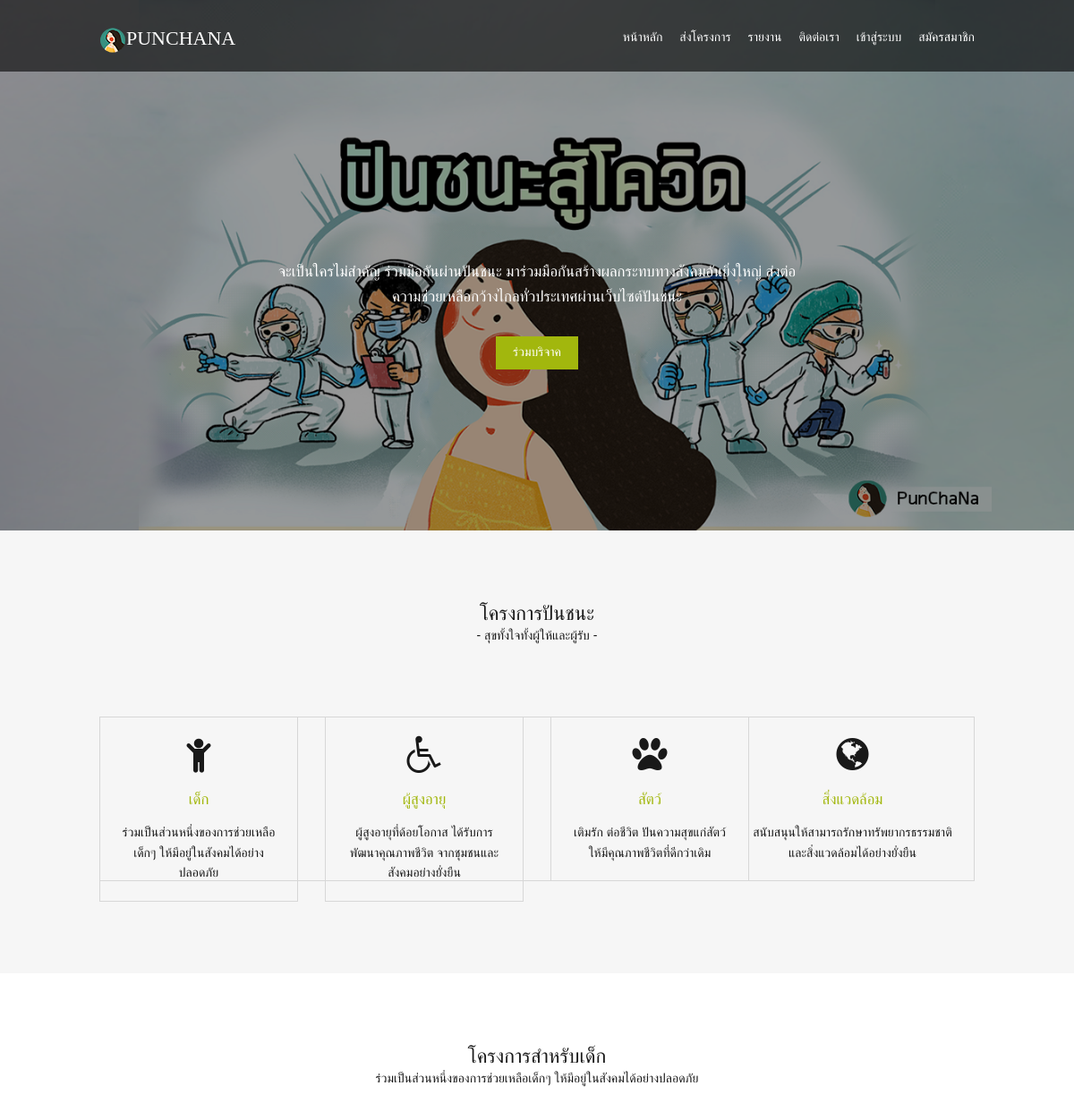
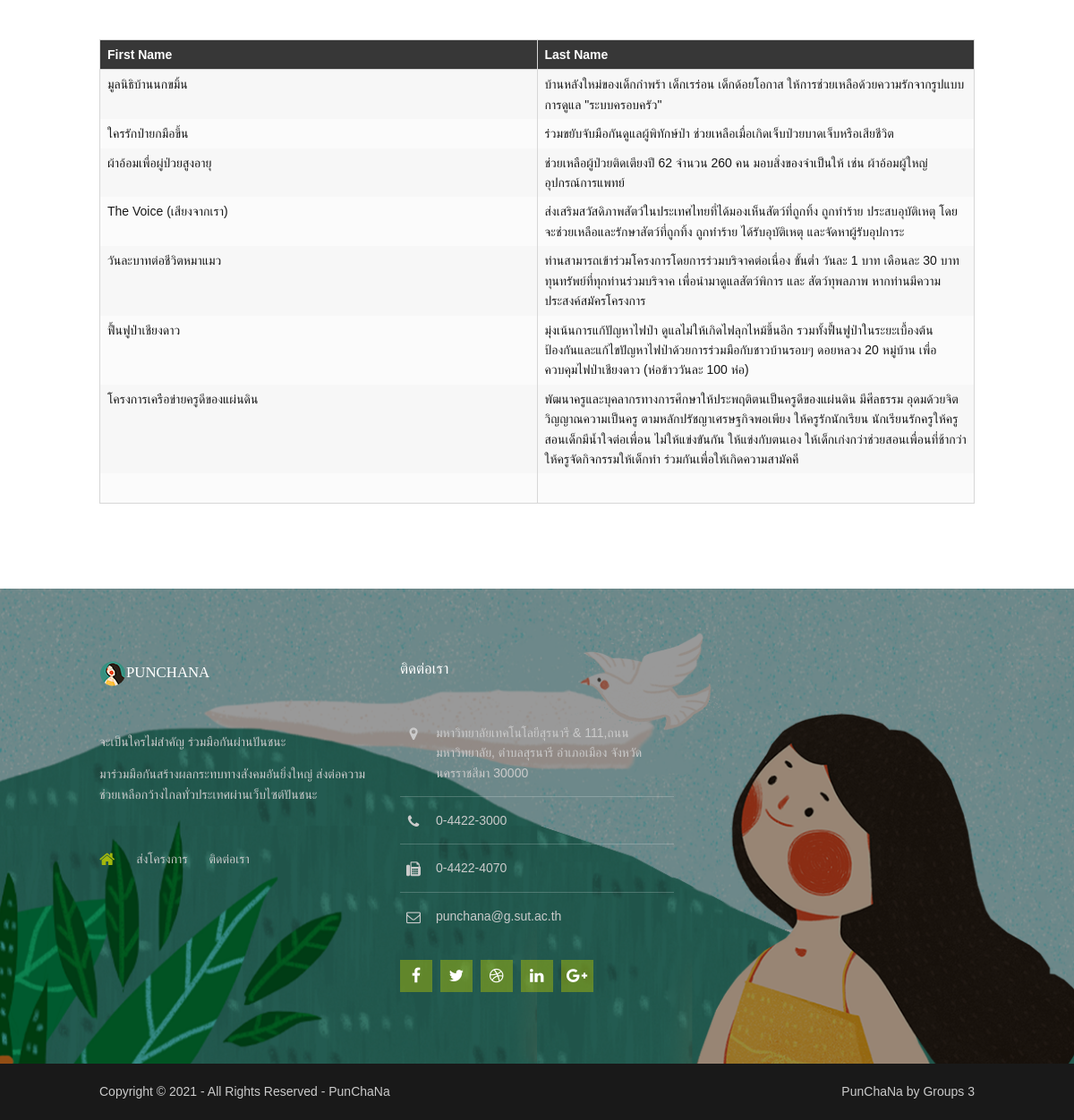
/child.php, run on the app's committed database (2 pictures, top to bottom).
### tables this page shows
CREATE TABLE `project` (
  `id` int(10) NOT NULL,
  `name_proj` varchar(255) DEFAULT NULL,
  `type_id` int(255) DEFAULT NULL,
  `description` varchar(500) DEFAULT NULL,
  `date` datetime DEFAULT NULL,
  `name_manage` varchar(255) DEFAULT NULL,
  `phone_proj` varchar(10) DEFAULT NULL,
  `email_proj` varchar(255) DEFAULT NULL,
  `address` varchar(255) DEFAULT NULL,
  `img` varchar(100) NOT NULL,
  `user_id` int(10) NOT NULL
);

### child.php (the view, shortened to what this page needs)
<!DOCTYPE html>
<html lang="">
<head>
<link rel="stylesheet" href="https://cdnjs.cloudflare.com/ajax/libs/font-awesome/4.7.0/css/font-awesome.min.css">
<link href="layout/styles/layout.css" rel="stylesheet" type="text/css" media="all">
</head>
<body id="top">
<div class="bgded overlay" style="background-image:url('images/demo/backgrounds/01.png');">
  <div class="wrapper row1">
    <header id="header" class="hoc clear">
      <div id="logo" class="fl_left">
        <h1><img src="images/logo4.png" alt="" ><a href="index.html">PunChaNa</a></h1>
      </div>
      <nav id="mainav" class="fl_right">
        <ul class="clear">
          <li><a href="../index.html">หน้าหลัก</a></li>
          <li><a href="#">ส่งโครงการ</a></li>
          <li><a href="#">รายงาน</a></li>
          <li><a href="#">ติดต่อเรา</a></li>
          <li><a href="login.php">เข้าสู่ระบบ</a></li>
          <li><a href="register.php">สมัครสมาชิก</a></li>
        </ul>
      </nav>
    </header>
  </div>
  <section id="pageintro" class="hoc clear">
    <div>
      <p>จะเป็นใครไม่สำคัญ ร่วมมือกันผ่านปันชนะ มาร่วมมือกันสร้างผลกระทบทางสังคมอันยิ่งใหญ่ ส่งต่อความช่วยเหลือกว้างไกลทั่วประเทศผ่านเว็บไซต์ปันชนะ</p>
      <footer><a class="btn" href="#">ร่วมบริจาค</a></footer>
    </div>
  </section>
</div>
<div class="wrapper row2">
  <section class="hoc container clear">
    <div class="sectiontitle">
      <h6 class="heading">โครงการปันชนะ</h6>
      <p> - สุขทั้งใจทั้งผู้ให้และผู้รับ -</p>
    </div>
    <ul class="nospace group services">
      <li class="one_quarter first">
        <article><a href="child.php"><i class="fa fa-3x fa-child"></i></a>
          <h6 class="heading font-x1"><a href="#">เด็ก</a></h6>
          <p>ร่วมเป็นส่วนหนึ่งของการช่วยเหลือเด็กๆ ให้มีอยู่ในสังคมได้อย่างปลอดภัย</p>
        </article>
      </li>
      <li class="one_quarter">
        <article><a href="wheelchair.php"><i class="fa fa-3x fa-wheelchair"></i></a>
          <h6 class="heading font-x1"><a href="#">ผู้สูงอายุ</a></h6>
          <p>ผู้สูงอายุที่ด้อยโอกาส ได้รับการพัฒนาคุณภาพชีวิต จากชุมชนและสังคมอย่างยั่งยืน</p>
        </article>
      </li>
      <li class="one_quarter">
        <article><a href="animal.php"><i class="fa fa-3x fa-paw"></i></a>
          <h6 class="heading font-x1"><a href="#">สัตว์</a></h6>
          <p>เติมรัก ต่อชีวิต ปันความสุขแก่สัตว์ให้มีคุณภาพชีวิตที่ดีกว่าเดิม</p>
        </article>
      </li>
      <li class="globe.php">
        <article><a href="#"><i class="fa fa-3x fa-globe"></i></a>
          <h6 class="heading font-x1"><a href="#">สิ่งแวดล้อม</a></h6>
          <p>สนับสนุนให้สามารถรักษาทรัพยากรธรรมชาติและสิ่งแวดล้อมได้อย่างยั่งยืน</p>
        </article>
      </li>
    </ul>
  </section>
</div>
<div class="wrapper row3">
  <main class="hoc container clear">
    <div class="sectiontitle">
      <h6 class="heading">โครงการสำหรับเด็ก</h6>
      <p>ร่วมเป็นส่วนหนึ่งของการช่วยเหลือเด็กๆ ให้มีอยู่ในสังคมได้อย่างปลอดภัย</p>
    </div>
    <?php
 $connect = mysqli_connect("localhost", "root", "", "punchana");
 $output = '';
 $sql = "SELECT * FROM project ORDER BY id ASC";
 $result = mysqli_query($connect, $sql);
 $output .= '
      <div class="table-responsive">
           <table class="table table-borderless">
                <tr>
                     <th width="40%">First Name</th>
                     <th width="40%">Last Name</th>
                </tr>';
 if(mysqli_num_rows($result) > 0)
 {
      while($row = mysqli_fetch_array($result))
      {
           $output .= '
                <tr>
                     <td class="name_proj" data-id1="'.$row["id"].'" >'.$row["name_proj"].'</td>
                     <td class="description" data-id2="'.$row["id"].'" >'.$row["description"].'</td>
                </tr>
           ';
      }
      $output .= '
           <tr>
                <td id="name_proj" contenteditable></td>
                <td id="description" contenteditable></td>
           </tr>
      ';
 }
 else
 {
      $output .= '<tr>
                          <td colspan="4">Data not Found</td>
                     </tr>';
 }
 $output .= '</table>
      </div>';
 echo $output;
 ?>
  </main>
</div>
<div class="wrapper row4 bgded overlay" style="background-image:url('images/demo/backgrounds/02.png');">
  <footer id="footer" class="hoc clear">
    <div class="one_third first">
      <h6 class="heading"><img src="images/logo4.png" alt="" >PunChaNa</h6>
      <p>จะเป็นใครไม่สำคัญ ร่วมมือกันผ่านปันชนะ</p>
      <p class="btmspace-50">มาร่วมมือกันสร้างผลกระทบทางสังคมอันยิ่งใหญ่ ส่งต่อความช่วยเหลือกว้างไกลทั่วประเทศผ่านเว็บไซต์ปันชนะ</p>
      <nav>
        <ul class="nospace">
          <li><a href="index.html"><i class="fa fa-lg fa-home"></i></a></li>
          <li><a href="#">ส่งโครงการ</a></li>
          <li><a href="#">ติดต่อเรา</a></li>
        </ul>
      </nav>
    </div>
    <div class="one_third">
      <h6 class="heading">ติดต่อเรา</h6>
      <ul class="nospace btmspace-30 linklist contact">
        <li><i class="fa fa-map-marker"></i>
          <address>
          มหาวิทยาลัยเทคโนโลยีสุรนารี &amp; 111,ถนนมหาวิทยาลัย, ตำบลสุรนารี อำเภอเมือง จังหวัดนครราชสีมา 30000
          </address>
        </li>
        <li><i class="fa fa-phone"></i> 0-4422-3000</li>
        <li><i class="fa fa-fax"></i> 0-4422-4070</li>
        <li><i class="fa fa-envelope-o"></i> punchana@g.sut.ac.th</li>
      </ul>
      <ul class="faico clear">
        <li><a class="faicon-facebook" href="https://www.facebook.com/"><i class="fa fa-facebook"></i></a></li>
        <li><a class="faicon-twitter" href="https://www.twitter.com/"><i class="fa fa-twitter"></i></a></li>
        <li><a class="faicon-dribble" href="https://www.dribbble.com/"><i class="fa fa-dribbble"></i></a></li>
        <li><a class="faicon-linkedin" href="https://www.linkedin.com/"><i class="fa fa-linkedin"></i></a></li>
        <li><a class="faicon-google-plus" href="https://www.google.com/"><i class="fa fa-google-plus"></i></a></li>
      </ul>
    </div>
  </footer>
</div>
<div class="wrapper row5">
  <div id="copyright" class="hoc clear">
    <p class="fl_left">Copyright &copy; 2021 - All Rights Reserved - <a href="#">PunChaNa</a></p>
    <p class="fl_right">PunChaNa by Groups 3</a></p>
  </div>
</div>
</body>
</html>

### layout/styles/layout.css (style rules this page uses)
#header #logo { margin:30px 0 0 0; }
#header #logo h1 { margin:0; padding:0; font-size:22px; }
#pageintro { padding:180px 0; text-align:center; }
#pageintro > div { display:block; max-width:60%; margin:0 auto; }
#pageintro > div * { line-height:normal; }
#pageintro p { margin:0; font-size:1.2rem; line-height:2rem; }
#pageintro footer { margin-top:30px; }
.container { padding:80px 0; }
.sectiontitle { display:block; max-width:60%; margin:0 auto 80px; text-align:center; }
.sectiontitle * { margin:0; }
.services { text-align:center; }
.services li article { padding:20px; border:1px solid; }
.services li article * { margin:0; padding:0; }
.services li article i { margin-bottom:20px; }
.services li article .heading { margin-bottom:15px; font-size:1.2rem; }
#footer { padding:80px 0; }
#footer .heading { margin-bottom:50px; font-size:1.2rem; }
#footer nav { margin-bottom:30px; text-transform:uppercase; }
#footer nav ul li { display:inline-block; margin-right:20px; }
#footer nav ul li:last-child { margin-right:0; }
#footer .linklist li { display:block; margin-bottom:15px; padding:0 0 15px 0; border-bottom:1px solid; }
#footer .linklist li:last-child { margin:0; padding:0; border:none; }
#footer .linklist li::before, #footer .linklist li::after { display:table; content:""; }
#footer .linklist li, #footer .linklist li::after { clear:both; }
#footer .contact.linklist li, #footer .contact.linklist li:last-child { position:relative; padding-left:40px; }
#footer .contact li * { margin:0; padding:0; line-height:1.6; }
#footer .contact li i { display:block; position:absolute; top:0; left:0; width:30px; font-size:16px; text-align:center; }
#copyright { padding:20px 0; }
#copyright * { margin:0; padding:0; }
*, *::before, *::after { transition:all .3s ease-in-out; }
nav ul, nav ol { margin:0; padding:0; list-style:none; }
#mainav, #breadcrumb, .sidebar nav { line-height:normal; }
#mainav ul.clear { margin-top:3px; }
#mainav ul { text-transform:uppercase; }
#mainav li { display:inline-block; position:relative; margin:0 15px 0 0; padding:0; }
#mainav li:last-child { margin-right:0; }
#mainav li a { display:block; padding:30px 0; }
table, th, td { border:1px solid; border-collapse:collapse; vertical-align:top; }
table, th { table-layout:auto; }
table { width:100%; margin-bottom:15px; }
th, td { padding:5px 8px; }
td { border-width:0 1px; }
.faico { margin:0; padding:0; list-style:none; }
.faico li { display:inline-block; margin:8px 5px 0 0; padding:0; line-height:normal; }
.faico li:last-child { margin-right:0; }
.faico a { display:inline-block; width:36px; height:36px; line-height:36px; font-size:18px; text-align:center; }
.faico a { color:#FFFFFF; background-color:rgba(162,183,13,.5); }
body { color:#CBCBCB; background-color:#191919; }
a { color:#A2B70D; }
.overlay { color:#FFFFFF; background-color:inherit; }
.overlay::after { color:inherit; background-color:rgba(0,0,0,.4); }
.btn, .btn.inverse:hover { color:#FFFFFF; background-color:#A2B70D; border-color:#A2B70D; }
.row1 { color:#FFFFFF; background-color:rgba(0,0,0,.60); }
.row2 { color:#191919; background-color:#F6F6F6; }
.row3 { color:#191919; background-color:#FFFFFF; }
.row4 { color:#CBCBCB; }
.row5, .row5 a { color:#CBCBCB; background-color:#191919; }
#header #logo a { color:inherit; }
.services li article { border-color:#D7D7D7; }
.services li article > a { color:inherit; }
#footer .heading { color:#FFFFFF; }
#footer hr, #footer .borderedbox, #footer .linklist li { border-color:rgba(255,255,255,.2); }
#footer nav a { color:inherit; }
#footer nav li:first-child a, #footer nav a:hover { color:#A2B70D; }
#mainav li a { color:inherit; }
table, th, td, #comments .avatar, #comments input, #comments textarea { border-color:#D7D7D7; }
th { color:#FFFFFF; background-color:#373737; }
tr, #comments li, #comments input[type="submit"], #comments input[type="reset"] { color:inherit; background-color:#FBFBFB; }
tr:nth-child(even), #comments li:nth-child(even) { color:inherit; background-color:#F7F7F7; }
@media screen and (min-width:978px) { .hoc { max-width:978px; } }

### data on the page
project: name_proj "มูลนิธิบ้านนกขมิ้น", description "บ้านหลังใหม่ของเด็กกำพร้า เด็กเรร่อน เด็กด้อยโอกาส ให้การช่วยเหลือด้วยความรักจากรูปแบบการดูแล \"ระบบครอบครัว\""
project: name_proj "ใครรักป่ายกมือขึ้น", description "ร่วมขยับจับมือกันดูแลผู้พิทักษ์ป่า ช่วยเหลือเมื่อเกิดเจ็บป่วยบาดเจ็บหรือเสียชีวิต"
project: name_proj "ผ้าอ้อมเพื่อผู่ป่วยสูงอายุ", description "ช่วยเหลือผู้ป่วยติดเตียงปี 62 จำนวน 260 คน มอบสิ่งของจำเป็นให้ เช่น ผ้าอ้อมผู้ใหญ่ อุปกรณ์การแพทย์"
project: name_proj "The Voice (เสียงจากเรา)", description "ส่งเสริมสวัสดิภาพสัตว์ในประเทศไทยที่ได้มองเห็นสัตว์ที่ถูกทิ้ง ถูกทำร้าย ประสบอุบัติเหตุ โดยจะช่วยเหลือและรักษาสัตว์ที่ถูกทิ้ง ถูกทำร้าย ได้รับอุบัติเหตุ และจัดหาผู้รับอุปการะ"
project: name_proj "วันละบาทต่อชีวิตหมาแมว", description "ท่านสามารถเข้าร่วมโครงการโดยการร่วมบริจาคต่อเนื่อง ขั้นต่ำ วันละ 1 บาท เดือนละ 30 บาท ทุนทรัพย์ที่ทุกท่านร่วมบริจาค เพื่อนำมาดูแลสัตว์พิการ และ สัตว์ทุพลภาพ หากท่านมีความประสงค์สมัครโครงการ"
project: name_proj "ฟื้นฟูป่าเชียงดาว", description "มุ่งเน้นการแก้ปัญหาไฟป่า ดูแลไม่ให้เกิดไฟลุกไหม้ขึ้นอีก รวมทั้งฟื้นฟูป่าในระยะเบื้องต้น ป้องกันและแก้ไขปัญหาไฟป่าด้วยการร่วมมือกับชาวบ้านรอบๆ ดอยหลวง 20 หมู่บ้าน เพื่อควบคุมไฟป่าเชียงดาว (ห่อข้าววันละ 100 ห่อ)"
project: name_proj "โครงการเครือข่ายครูดีของแผ่นดิน", description "พัฒนาครูและบุคลากรทางการศึกษาให้ประพฤติตนเป็นครูดีของแผ่นดิน มีศีลธรรม อุดมด้วยจิตวิญญาณความเป็นครู ตามหลักปรัชญาเศรษฐกิจพอเพียง ให้ครูรักนักเรียน นักเรียนรักครูให้ครูสอนเด็กมีน้ำใจต่อเพื่อน ไม่ให้แข่งขันกัน ให้แข่งกับตนเอง ให้เด็กเก่งกว่าช่วยสอนเพื่อนที่ช้ากว่า ให้ครูจัดกิจกรรมให้เด็กทำ ร่วมกันเพื่อให้เกิดความสามัคคี"
